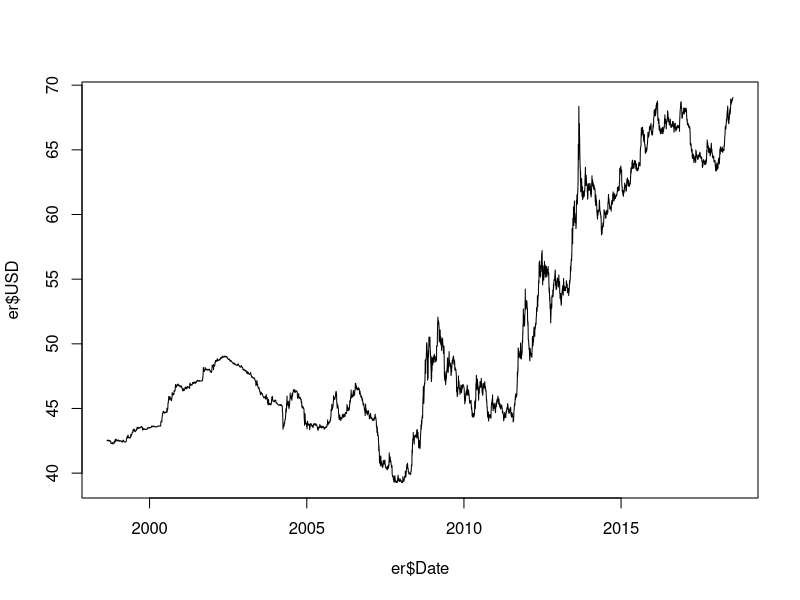
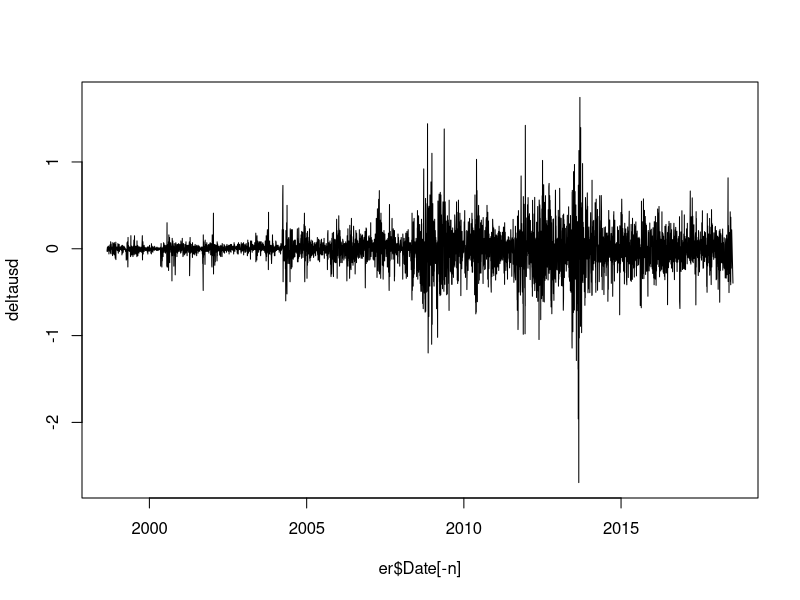
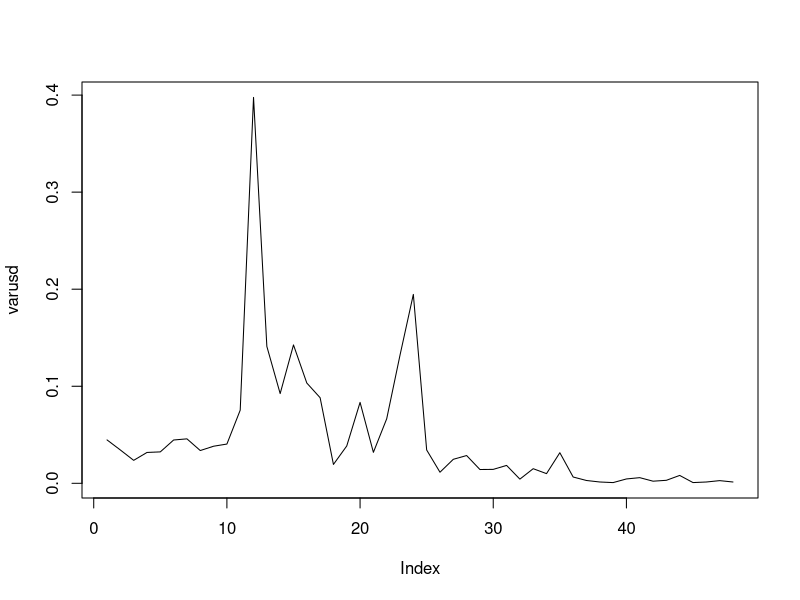
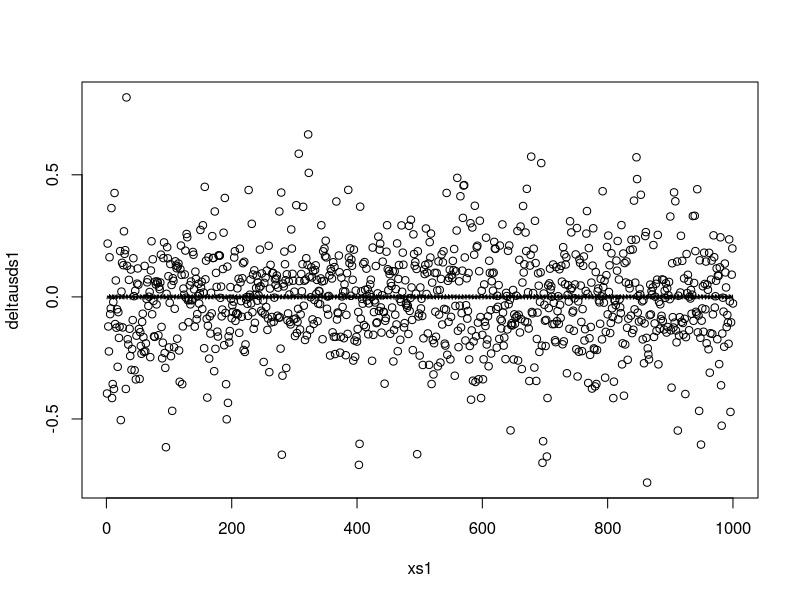
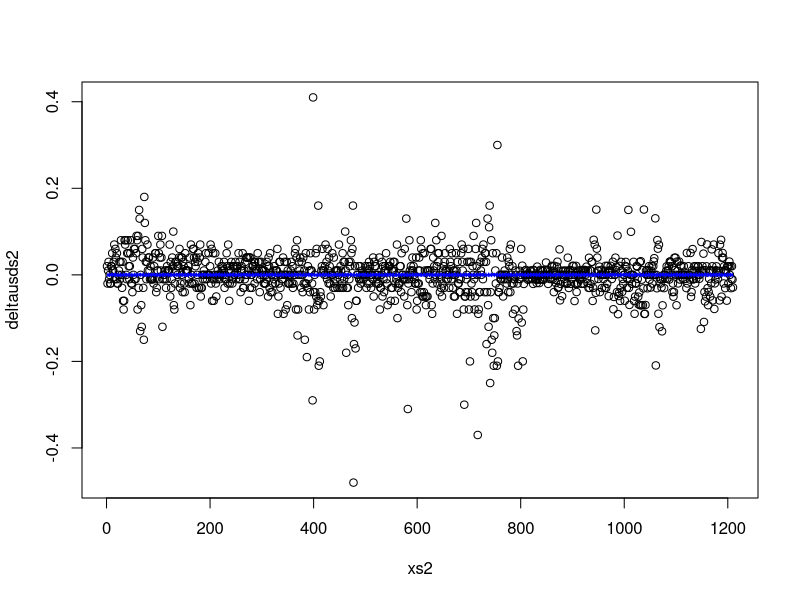

Recreate these plots in R, in order. (Note: a time limit stopped this script after it produced the figures.)
# ================= Estimation of INR-USD Exchange Rate ================= #

# The loading of dataset from the xls file can be done easily with the
# read_excel function in the readxl package. The date variable is in character
# format, and is converted to the date-datatype in R.
library(readxl)
er <- read_excel("Exchange Rate Daily.xls")
er$Date <- as.Date(er$Date, format = "%d/%m/%Y")

# The number of observations can be found with the length of first column.
n <- length(er[[1]])

# The supposedly volatile data can be first-order differenced, and is then
# plotted.
deltausd <- diff(er$USD)
plot(er$Date, er$USD, type="l")
plot(er$Date[-n], deltausd, type="l")

# --------------------- 1. Splitting Dataset --------------------- #

# The calculation of change in variance from period to period is done with
# breaking the data in several small intervals. The plot gives us a visual
# representation of how the variance of several periods in the data is
# significantly different.

varusd <- NULL
br <- 100

for (i in 1:(n/br))
{
  varusd[i] <- var(
    deltausd[
      ((br*(i-1))+1) : (br*i)
    ]
  )
}

plot(varusd, type="l")

# Now, the data seems to begin with unstable variance at 10th break, which then
# ends at 37th break.

deltausds1 <- deltausd[1:(10*br)]
deltausdv <- deltausd[(10*br + 1):(36*br - 1)]
deltausds2 <- deltausd[(36*br):n-1]

xs1 <- 1:length(deltausds1)
xv <- 1:length(deltausdv)
xs2 <- 1:length(deltausds2)





# ------------------ 2. Estimating Stable Periods ------------------ #

init_parameters_stable <- list(alpha = 1, beta = 10)

model_nls_stable1 <- nls(deltausds1 ~ alpha*cos(beta*xs1), start = init_parameters_stable)
summary(model_nls_stable1)

# The line function plots the difference between actual trend and fitted model
plot(xs1, deltausds1)
lines(xs1, fitted(model_nls_stable1))











# Regression for s2 . . .

init_parameters_stable <- list(alpha = 0.5, beta = 10)

model_nls_stable2 <- nls(deltausds2 ~ alpha*cos(beta*xs2), start = init_parameters_stable)
summary(model_nls_stable2)

# The line function plots the difference between actual trend and fitted model
plot(xs2, deltausds2)
lines(xs2, fitted(model_nls_stable2), col = 'blue')










# Regression for v . . .

wf <- function(x,n,a,b)
{
  v <- NULL
  for(j in 1:n)
  {
    v[j] <- (a^j)*cos((b^j)*x)
  }
  return(sum(v))
}

est_function <- function(parameters) {
  
  # Generating y-variable according to the Weierstrass function - first and
  # second parameters are a and b while third one is the wf_iteration
  y <- NULL
  for (i in 1:n) {
    y[i] <- wf(i,parameters[1],parameters[2],parameters[3])
  }
  
  return( sum( (deltausdv - y)^2 ) )
}

# The setup to find the required coefficients are as below.

val <- NULL
for (i in seq(0,10, by = 0.5))
{
  for (j in seq(0,10, by = 0.5))
  {
    for (k in 2:20)
    {
      temp_est <- optim(c(k,i,j) , est_function)
      val <- rbind(  val,  c(temp_est$par,temp_est$value) )
    }
  }
}

# The parameters with the minimum residual sum squared according to the optim
# function.
est_parameters1 <- val[val[,4] == min(val[,4])][1:3]
# est_parameters1 <- c(5.250519, 1.376494, 99.367226)

# Estimated wf_iteration with this method
wf_iteration_est1 <- round(est_parameters1[1],0)

# Estimated y with the above parameters
y_est1 <- NULL
for (i in 1:length(xv)) {
  y_est1[i] <- wf(i , wf_iteration_est1, est_parameters1[2], est_parameters1[3])
}

plot(xv, deltausdv)
lines(xv, y_est1, col = 'blue')
